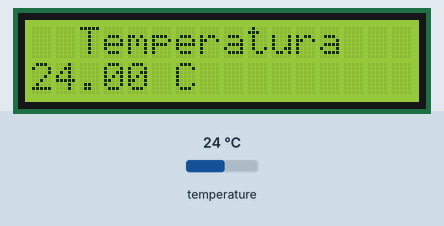
The sketch below on a simulated Arduino Uno, built with avr-gcc and run on an emulated ATmega328P. On the bench: 16×2 character LCD. The inputs (shaded band) are chosen by the test bench; at power-on: temperature 24 °C.

Above: at 3.7 s.
3.8 s: temperature set to 12 °C
At 6.3 s:
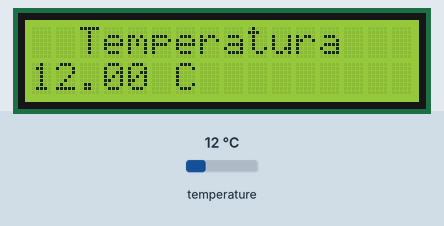
6.6 s: temperature set to 19 °C
At 7.8 s:
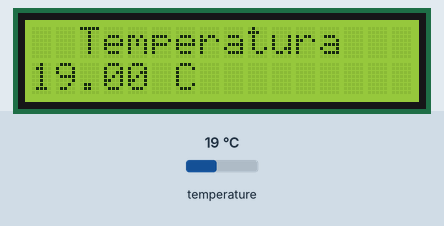
9.1 s: temperature set to 28 °C
At 11.8 s:
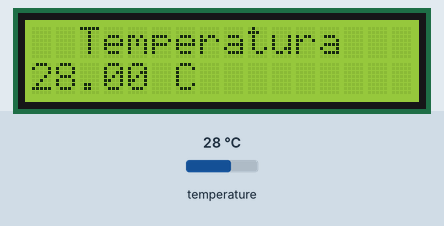
Timing chart, 0 to 13.3 s (numbered marks = the images above; inputs shaded):
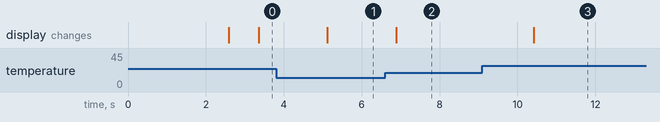

Measured:
- after the input at 3.8 s, the display: changes after 1.3 s (image 1)
- after the input at 6.6 s, the display: changes after 0.29 s (image 2)
- after the input at 9.1 s, the display: changes after 1.3 s (image 3)

The sketch:

17-TemperaturaDS18B20-Arduino.ino
```cpp
/*

AUTOR: MICROSIDE TECHNOLOGY S.A. DE C.V.

FECHA: JUNIO 2019

*/

/**************************************************************************

Esta práctica consiste en realizar la medición de temperatura por medio de un

sensor DS18B20 e imprimir la lectura en una pantalla LCD.

**************************************************************************/

#include <OneWire.h>
#include <DallasTemperature.h>
#include <LiquidCrystal.h>

LiquidCrystal lcd(12, 11, 5, 4, 3, 2);                                       //Configuración de los pines para la comunicación con la pantalla.


const int pinDatosDQ = 9;                                                      // Pin donde se conecta el bus 1-Wire

OneWire oneWireObjeto(pinDatosDQ);                                             // Instancia a las clases OneWire y DallasTemperature
DallasTemperature sensorDS18B20(&oneWireObjeto);


void setup()

{

  lcd.begin(16, 2);                                                                    //Indicamos que tenemos una pantalla de 16×2.
  lcd.home();                                                                            //Mover el cursor a la primera posición de la pantalla (0,0).
  sensorDS18B20.begin(); // Iniciamos el bus 1-Wire
  lcd.print("Sensor de");
  lcd.setCursor(0,1);                                                                   //Columna,reglón
  lcd.print("Temperatura DS18");
  delay (2500);
  lcd.clear();
}

void loop() {


    sensorDS18B20.requestTemperatures();                                             // Mandamos comandos para toma de temperatura a los sensores

   lcd.setCursor(2, 0);
   lcd.print("Temperatura");
   lcd.setCursor(0, 1);
   lcd.print(sensorDS18B20.getTempCByIndex(0));
   lcd.print(" C");
   delay(1000);
}
```
